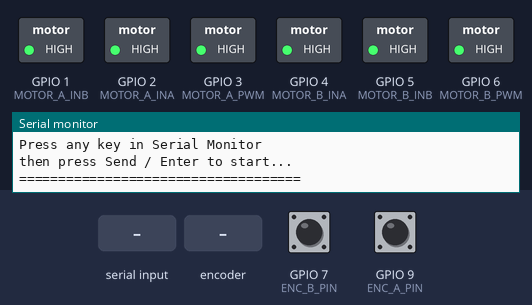
Recording of a sketch running on a simulated ESP32-S3. On the bench: switched loads named in the sketch (green lamp = pin HIGH), the last lines printed to the serial monitor. The inputs (shaded band) are chosen by the test bench; at power-on: GPIO 7 (ENC_B_PIN) HIGH, GPIO 9 (ENC_A_PIN) HIGH.

Above: at 0.9 s.
1.0 s: "1" received over Serial
At 2.1 s:
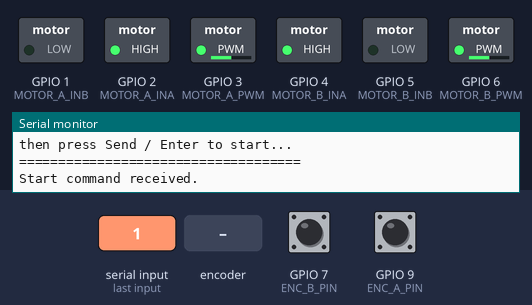
2.5 s: rotary encoder on GPIO 9 (ENC_A_PIN) / GPIO 7 (ENC_B_PIN) turned 3 steps (first pin leading)
At 9.5 s:
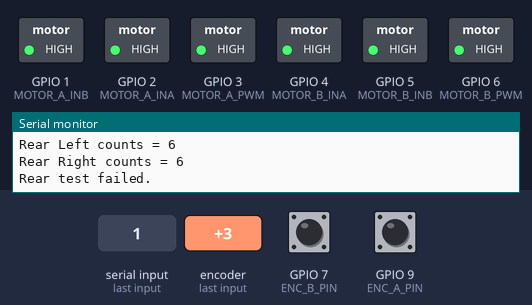
Timing chart, 0 to 10.6 s (numbered marks = the images above; inputs shaded):
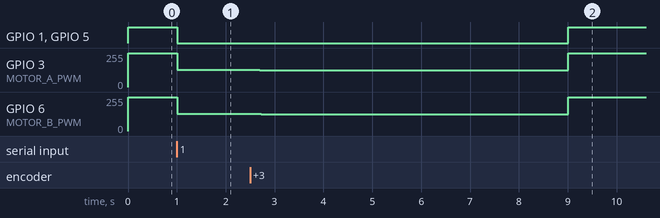

Measured:
- after the input at 1.0 s, GPIO 1 (MOTOR_A_INB), GPIO 5 (MOTOR_B_INB): HIGH → LOW at once; GPIO 3 (MOTOR_A_PWM), GPIO 6 (MOTOR_B_PWM): 255/255 → 128/255 at once
- after the input at 2.5 s, GPIO 3 (MOTOR_A_PWM): 128/255 → 127/255 after 0.20 s, → 255/255 6.3 s later; GPIO 6 (MOTOR_B_PWM): 128/255 → 127/255 after 0.23 s, → 255/255 6.3 s later

The sketch:

test_rear_legs.ino
```cpp
// ============================================================
// Rear Legs Only Test
// Wait for any serial key, then rotate both rear legs by 1 cycle
// Separate encoder targets for rear left and rear right
// ============================================================

// ---------------- Rear Left / Rear Right DC motors ----------------
// Rear Left
#define MOTOR_A_INA   2
#define MOTOR_A_INB   1
#define MOTOR_A_PWM   3

// Rear Right
#define MOTOR_B_INA   4
#define MOTOR_B_INB   5
#define MOTOR_B_PWM   6

// Rear encoders
#define ENC_A_PIN     9
#define ENC_B_PIN     7

// ---------------- Tuning ----------------
#define REAR_LEFT_COUNTS_PER_CYCLE   700
#define REAR_RIGHT_COUNTS_PER_CYCLE  700

#define REAR_SPEED_MAX               255
#define REAR_SPEED_MIN               60
#define REAR_RAMP_DOWN_THRESHOLD     2000

#define TIMEOUT_MS                   8000
#define STOP_SETTLE_MS               150

volatile long encCountA = 0;   // rear left
volatile long encCountB = 0;   // rear right

// ============================================================
// ISRs
// ============================================================
void IRAM_ATTR encoderA_ISR() {
  encCountA++;
}

void IRAM_ATTR encoderB_ISR() {
  encCountB++;
}

// ============================================================
// Helpers
// ============================================================
uint8_t rampSpeedFromRemaining(long remaining, long threshold, uint8_t minSpeed, uint8_t maxSpeed) {
  if (remaining >= threshold) return maxSpeed;
  if (remaining <= 0) return 0;
  return (uint8_t)map(remaining, 0, threshold, minSpeed, maxSpeed);
}

void waitForAnySerialKey() {
  Serial.println();
  Serial.println("====================================");
  Serial.println("Press any key in Serial Monitor");
  Serial.println("then press Send / Enter to start...");
  Serial.println("====================================");

  while (Serial.available() == 0) {
    delay(10);
  }

  while (Serial.available() > 0) {
    Serial.read();
  }

  Serial.println("Start command received.");
}

// ============================================================
// Rear motor helpers
// ============================================================
void rearLeftForward(uint8_t speed) {
  digitalWrite(MOTOR_A_INA, HIGH);
  digitalWrite(MOTOR_A_INB, LOW);
  ledcWrite(MOTOR_A_PWM, speed);
}

void rearRightForward(uint8_t speed) {
  digitalWrite(MOTOR_B_INA, HIGH);
  digitalWrite(MOTOR_B_INB, LOW);
  ledcWrite(MOTOR_B_PWM, speed);
}

void rearLeftStop() {
  digitalWrite(MOTOR_A_INA, HIGH);
  digitalWrite(MOTOR_A_INB, HIGH);
  ledcWrite(MOTOR_A_PWM, 255);   // keep your previous stopping style
}

void rearRightStop() {
  digitalWrite(MOTOR_B_INA, HIGH);
  digitalWrite(MOTOR_B_INB, HIGH);
  ledcWrite(MOTOR_B_PWM, 255);   // keep your previous stopping style
}

void stopRearMotors() {
  rearLeftStop();
  rearRightStop();
}

// ============================================================
// Rotate both rear legs one cycle together
// ============================================================
bool rotateRearBothOneCycle(unsigned long &elapsedMs) {
  encCountA = 0;
  encCountB = 0;

  bool rlDone = false;
  bool rrDone = false;

  unsigned long startTime = millis();

  rearLeftForward(REAR_SPEED_MAX);
  rearRightForward(REAR_SPEED_MAX);

  while (!(rlDone && rrDone)) {
    if (millis() - startTime > TIMEOUT_MS) {
      stopRearMotors();

      Serial.println("TIMEOUT - rear cycle failed");
      Serial.print("Rear Left counts = ");
      Serial.println(encCountA);
      Serial.print("Rear Right counts = ");
      Serial.println(encCountB);
      return false;
    }

    // Rear Left
    if (!rlDone) {
      long remaining = REAR_LEFT_COUNTS_PER_CYCLE - encCountA;
      if (remaining <= 0) {
        rearLeftStop();
        rlDone = true;
      } else {
        uint8_t s = rampSpeedFromRemaining(
          remaining,
          REAR_RAMP_DOWN_THRESHOLD,
          REAR_SPEED_MIN,
          REAR_SPEED_MAX
        );
        ledcWrite(MOTOR_A_PWM, s);
      }
    }

    // Rear Right
    if (!rrDone) {
      long remaining = REAR_RIGHT_COUNTS_PER_CYCLE - encCountB;
      if (remaining <= 0) {
        rearRightStop();
        rrDone = true;
      } else {
        uint8_t s = rampSpeedFromRemaining(
          remaining,
          REAR_RAMP_DOWN_THRESHOLD,
          REAR_SPEED_MIN,
          REAR_SPEED_MAX
        );
        ledcWrite(MOTOR_B_PWM, s);
      }
    }
  }

  stopRearMotors();
  delay(STOP_SETTLE_MS);

  elapsedMs = millis() - startTime;
  return true;
}

// ============================================================
// Setup
// ============================================================
void setup() {
  // Rear motor driver pins first
  pinMode(MOTOR_A_INA, OUTPUT);
  pinMode(MOTOR_A_INB, OUTPUT);
  pinMode(MOTOR_B_INA, OUTPUT);
  pinMode(MOTOR_B_INB, OUTPUT);

  // PWM attach first
  ledcAttach(MOTOR_A_PWM, 20000, 8);
  ledcAttach(MOTOR_B_PWM, 20000, 8);

  // Force active brake ASAP
  stopRearMotors();

  // Serial after outputs are already defined
  Serial.begin(115200);
  delay(100);

  Serial.println("Rear legs only test");
  Serial.println("Rotate both rear legs by 1 cycle");

  Serial.print("Rear Left target counts  = ");
  Serial.println(REAR_LEFT_COUNTS_PER_CYCLE);
  Serial.print("Rear Right target counts = ");
  Serial.println(REAR_RIGHT_COUNTS_PER_CYCLE);

  // Encoder pins
  pinMode(ENC_A_PIN, INPUT);
  pinMode(ENC_B_PIN, INPUT);

  attachInterrupt(digitalPinToInterrupt(ENC_A_PIN), encoderA_ISR, CHANGE);
  attachInterrupt(digitalPinToInterrupt(ENC_B_PIN), encoderB_ISR, CHANGE);

  // Wait for manual start
  waitForAnySerialKey();

  unsigned long tCycle = 0;
  bool ok = rotateRearBothOneCycle(tCycle);

  if (!ok) {
    Serial.println("Rear test failed.");
    return;
  }

  Serial.println("Rear test complete.");
  Serial.print("Time = ");
  Serial.print(tCycle);
  Serial.println(" ms");

  Serial.print("Rear Left counts = ");
  Serial.println(encCountA);

  Serial.print("Rear Right counts = ");
  Serial.println(encCountB);
}

void loop() {
  // nothing
}
```
